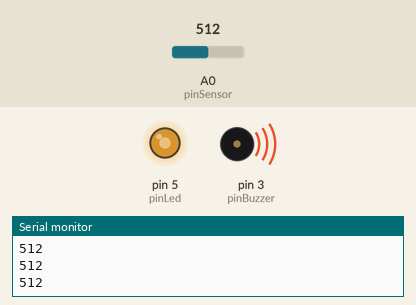
This sketch was run on a simulated Arduino Uno, built with avr-gcc and run on an emulated ATmega328P. On the bench: output pins drawn as LEDs (lit = HIGH), buzzer (waves = sounding), the last lines printed to the serial monitor. Inputs (shaded band) come from the test bench; at power-on: A0 (pinSensor) = 512.

Above: at 1.2 s.
1.3 s: A0 (pinSensor) set to 582
2.8 s: A0 (pinSensor) set to 613
At 3.7 s:
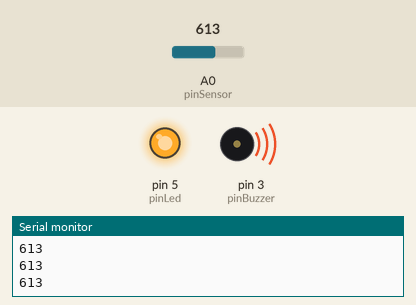
4.3 s: A0 (pinSensor) set to 291
At 4.7 s:
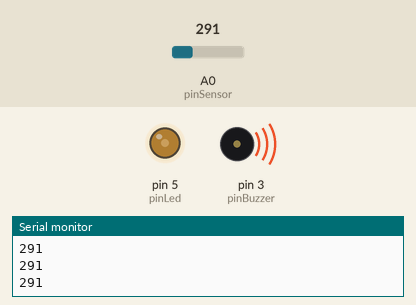
5.8 s: A0 (pinSensor) set to 105
7.3 s: A0 (pinSensor) set to 90
At 8.2 s:
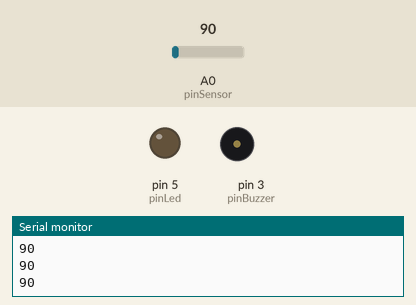
8.8 s: A0 (pinSensor) set to 110
At 9.4 s:
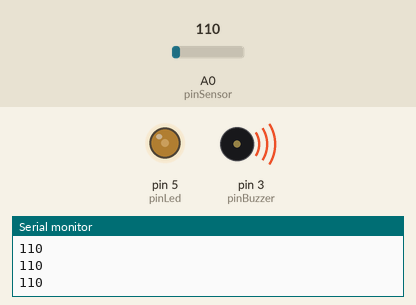
Timing chart, 0 to 11.3 s (numbered marks = the images above; inputs shaded):
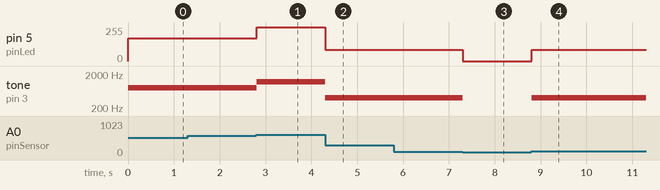

Measured:
- the behaviour switches between 600 and 601 on A0 (pinSensor) (found by bisection; images 0 and 1)
- the behaviour switches between 101 and 100 on A0 (pinSensor) (found by bisection; images 2 and 3)
- after the input at 2.8 s, pin 5 (pinLed): 170/255 → 255/255 at once; tone on pin 3 (pinBuzzer): 800 Hz → 1200 Hz at once
- after the input at 4.3 s, pin 5 (pinLed): 255/255 → 85/255 at once; tone on pin 3 (pinBuzzer): 1200 Hz → 400 Hz at once
- after the input at 7.3 s, pin 5 (pinLed): 85/255 → 0/255 at once; tone on pin 3 (pinBuzzer): 400 Hz → silent at once
- after the input at 8.8 s, pin 5 (pinLed): 0/255 → 85/255 at once; tone on pin 3 (pinBuzzer): silent → 400 Hz at once

The sketch:

ej_08_buzzer_led_analogico_rangos.ino
```cpp
// ej_08_buzzer_led_analogico_rangos
// por sergiomoradiaz
// para Academia Sinestesia
// Programa Medios Interactivos 2023
// v0.0.3 septiembre 2023
// hecho con Arduino 2.1.0

// declarar variables
int pinSensor = A0;  // sensor en pin A0
int pinBuzzer = 3;   // led en pin 3
int pinLed = 5;      // buzzer en pin 5
int datoSensor;      // variable para leer datos del sensor
int datoBuzzer;      // variable para leer datos del buzzer
int datoLed;         // variable para escribir datos en led

void setup() {
  // configuracion
  pinMode(pinSensor, INPUT);   // sensor como entrada
  pinMode(pinBuzzer, OUTPUT);  // buzzer como salida
  pinMode(pinLed, OUTPUT);     // led como salida
  Serial.begin(9600);          // iniciar comunicacion serial
}

void loop() {
  // comportamiento
  datoSensor = analogRead(pinSensor);  // leer y almacenar datos
  Serial.println(datoSensor);          // ver datos en monitor

  // condicional
  if (datoSensor <= 100) {  // condicion rango 1
    noTone(pinBuzzer);
    analogWrite(pinLed, 0);
  } else if (datoSensor >= 101 && datoSensor <= 300) {  // condicion rango 2
    tone(pinBuzzer, 400);
    analogWrite(pinLed, 85);
  } else if (datoSensor >= 301 && datoSensor <= 600) {  // condicion rango 2
    tone(pinBuzzer, 800);
    analogWrite(pinLed, 170);
  } else if (datoSensor >= 601) {  // condicion rango 3
    tone(pinBuzzer, 1200);
    analogWrite(pinLed, 255);
  }
}
```
